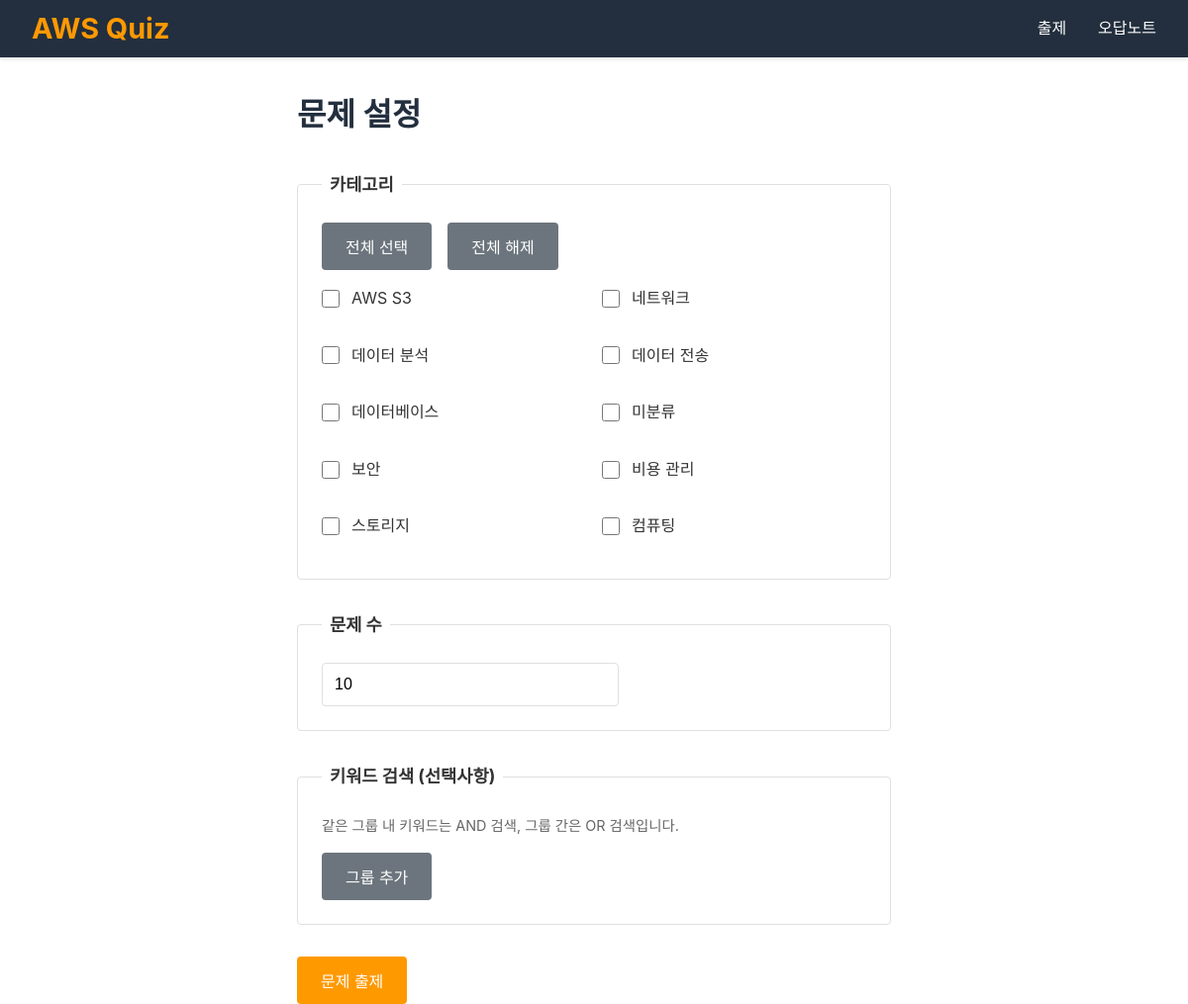
Screenshot of /quiz/setup with the database file from the repository.
### tables this page shows
CREATE TABLE Categories (
  category_id INTEGER PRIMARY KEY AUTOINCREMENT,
  name TEXT NOT NULL UNIQUE,
  created_at DATETIME DEFAULT CURRENT_TIMESTAMP
);

### blueprints/quiz/routes.py (the view)
@quiz_bp.route('/setup', methods=['GET'])
def setup():
    categories = get_categories()
    return render_template('setup.html', categories=categories)

### blueprints/quiz/queries.py (called while the page is built)
def get_categories():
    db = get_db()
    cursor = db.execute('SELECT category_id, name FROM Categories ORDER BY name')
    return cursor.fetchall()

### database.py (called while the page is built)
def get_db():
    if 'db' not in g:
        g.db = sqlite3.connect(DATABASE)
        g.db.row_factory = sqlite3.Row
    return g.db

### templates/setup.html (shortened to what this page needs)
{% extends "base.html" %}
{% block content %}
<div class="setup-container">
    <h1>문제 설정</h1>
    <form id="setupForm" method="POST" action="{{ url_for('quiz.start') }}">
        <fieldset>
            <legend>카테고리</legend>
            <div class="category-controls">
                <button type="button" id="selectAllCategories" class="btn btn-secondary">전체 선택</button>
                <button type="button" id="deselectAllCategories" class="btn btn-secondary">전체 해제</button>
            </div>
            <div class="categories-list">
                {% for category in categories %}
                <label class="checkbox-label">
                    <input type="checkbox" name="categories" value="{{ category.category_id }}" class="category-checkbox">
                    {{ category.name }}
                </label>
                {% endfor %}
            </div>
        </fieldset>
        <fieldset>
            <legend>문제 수</legend>
            <input type="number" name="num_questions" value="10" min="1" max="100" class="form-input">
        </fieldset>
        <fieldset>
            <legend>키워드 검색 (선택사항)</legend>
            <p class="help-text">같은 그룹 내 키워드는 AND 검색, 그룹 간은 OR 검색입니다.</p>
            <button type="button" id="addGroupButton" class="btn btn-secondary">그룹 추가</button>
        </fieldset>
        <button type="submit" class="btn btn-primary">문제 출제</button>
    </form>
</div>
{% endblock %}

### static/style.css (style rules this page uses)
:root { --primary-color: #FF9900; --secondary-color: #232F3E; --success-color: #28a745; --danger-color: #dc3545; --border-color: #e0e0e0; --text-color: #333; --light-bg: #f8f9fa; }
* { margin: 0; padding: 0; box-sizing: border-box; }
body { font-family: -apple-system, BlinkMacSystemFont, 'Segoe UI', Roboto, Oxygen, Ubuntu, Cantarell, sans-serif; color: var(--text-color); background-color: #fff; line-height: 1.6; }
.btn { padding: 0.75rem 1.5rem; border: none; border-radius: 4px; cursor: pointer; font-size: 1rem; transition: all 0.3s; text-decoration: none; display: inline-block; }
.btn-primary { background-color: var(--primary-color); color: white; }
.btn-secondary { background-color: #6c757d; color: white; }
.form-input { padding: 0.75rem; border: 1px solid var(--border-color); border-radius: 4px; font-size: 1rem; width: 100%; max-width: 300px; }
fieldset { border: 1px solid var(--border-color); border-radius: 4px; padding: 1.5rem; margin-bottom: 2rem; }
legend { padding: 0 0.5rem; font-weight: bold; font-size: 1.1rem; }
.checkbox-label, .radio-option, .checkbox-option { display: flex; align-items: center; margin-bottom: 1rem; cursor: pointer; }
input[type="checkbox"], input[type="radio"] { margin-right: 0.75rem; width: 18px; height: 18px; cursor: pointer; }
.setup-container { max-width: 600px; margin: 0 auto; }
.setup-container h1 { margin-bottom: 2rem; color: var(--secondary-color); }
.category-controls { margin-bottom: 1rem; display: flex; gap: 1rem; }
.categories-list { display: grid; grid-template-columns: 1fr 1fr; gap: 1rem; margin-top: 1rem; }
.help-text { color: #666; font-size: 0.9rem; margin-bottom: 1rem; }

### rows the page displays
Categories: name "AWS S3"
Categories: name "네트워크"
Categories: name "데이터 분석"
Categories: name "데이터 전송"
Categories: name "데이터베이스"
Categories: name "미분류"
Categories: name "보안"
Categories: name "비용 관리"
Categories: name "스토리지"
Categories: name "컴퓨팅"
